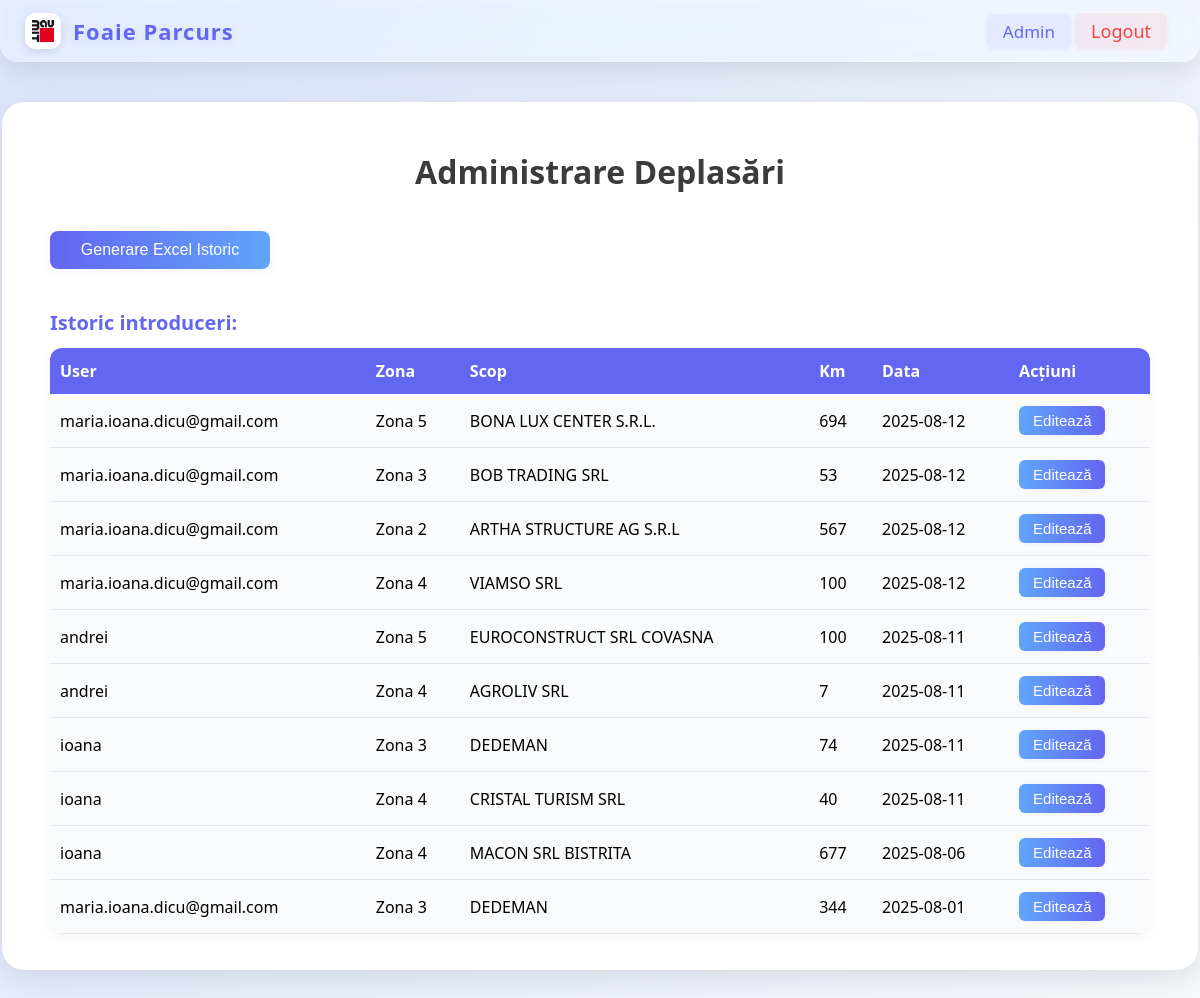
The page / (signed in) on the database its author committed.
### tables this page shows
CREATE TABLE parcurs (
            id INTEGER PRIMARY KEY AUTOINCREMENT,
            username TEXT NOT NULL,
            zona TEXT NOT NULL,
            scop TEXT,
            km INTEGER NOT NULL,
            data TEXT NOT NULL
        );

### app.py (the view, shortened to what this page needs)
@app.route('/', methods=['GET', 'POST'])
def index():
    import datetime
    if 'username' not in session:
        return redirect(url_for('login'))
    username = session['username']
    conn = sqlite3.connect(DB_NAME)
    c = conn.cursor()
    if username == 'Admin':
        c.execute('SELECT * FROM parcurs ORDER BY data DESC, id DESC')
        export_btn = True
    else:
        c.execute('SELECT * FROM parcurs WHERE username=? ORDER BY data DESC, id DESC', (username,))
        export_btn = False
    rows = c.fetchall()
    conn.close()
    today = datetime.date.today().isoformat()
    return render_template('index.html', rows=rows, username=username, today=today, export_btn=export_btn)

### templates/index.html (shortened to what this page needs)
<!DOCTYPE html>
<html lang="ro">
<head>
</head>
<body>
    {% include 'topbar.html' %}
    <div class="container">
        <h1 style="margin-top:0;">
            {% if username == 'Admin' %}
                Administrare Deplasări
            {% else %}
                Foaie Parcurs
            {% endif %}
        </h1>
        {% if export_btn %}
        <div class="excel-btn-wrapper">
        <form method="get" action="/export" style="margin-bottom: 16px;">
            <button type="submit" class="excel-btn" style="background:linear-gradient(90deg,#6366f1 0%,#60a5fa 100%);color:#fff;border:none;border-radius:8px;padding:10px 22px;font-size:16px;font-weight:500;cursor:pointer;box-shadow:0 2px 8px rgba(99,102,241,0.08);transition:background 0.2s;margin-bottom:8px;">Generare Excel Istoric</button>
        </form>
        </div>
        {% endif %}
        <div class="form-section-label" style="margin-top:32px;margin-bottom:12px;font-size:20px;color:#6366f1;font-weight:700;">Istoric introduceri:</div>
        <table>
            <tr>
                {% if username == 'Admin' %}<th>User</th>{% endif %}
                <th>Zona</th>
                <th class="scop-col">Scop</th>
                <th>Km</th>
                <th>Data</th>
                <th>Acțiuni</th>
            </tr>
            {% for row in rows %}
            <tr>
                {% if username == 'Admin' %}<td>{{ row[1] }}</td>{% endif %}
                <td>{{ row[2] }}</td>
                <td class="scop-col">{{ row[3] }}</td>
                <td>{{ row[4] }}</td>
                <td>{{ row[5] }}</td>
                <td><a href="/edit/{{ row[0] }}"><button class="edit-btn">Editează</button></a></td>
            </tr>
            {% endfor %}
        </table>
    </div>
</body>
</html>

### templates/topbar.html (shortened to what this page needs)
<div class="topbar">
    <div style="display: flex; align-items: center; min-width: 40px;">
        <a href="/" title="Acasă" style="display: flex; align-items: center; text-decoration: none; gap: 12px;">
            <img src="/static/images/bro_logo.jpg" alt="Baumit Logo" style="height:36px;border-radius:10px;box-shadow:0 2px 8px rgba(60,72,88,0.18);">
            <span style="font-weight: 700; color: #6366f1; font-size: 22px; letter-spacing: 1px; text-shadow: 0 2px 8px rgba(99,102,241,0.10);">Foaie Parcurs</span>
        </a>
    </div>
    <div class="topbar-row">
        {% if username %}
        <span style="color:#6366f1;font-weight:500;font-size:17px;background:rgba(99,102,241,0.08);padding:6px 16px;border-radius:8px;box-shadow:0 1px 4px rgba(99,102,241,0.08);text-align:left;">{{ username }}</span>
        {% endif %}
        {% if username %}
        <a href="/logout" title="Logout" style="color:#ef4444;font-size:18px;font-weight:500;text-decoration:none;background:rgba(239,68,68,0.08);padding:6px 16px;border-radius:8px;box-shadow:0 1px 4px rgba(239,68,68,0.08);transition:background 0.2s;text-align:right;">Logout</a>
        {% endif %}
    </div>
</div>

### templates/index.html (style rules this page uses)
body { font-family: 'Segoe UI', Arial, sans-serif; background: linear-gradient(120deg, #f8fafc 0%, #e0e7ff 100%); margin: 0; min-height: 100vh; }
.container { max-width: 1100px; margin: 40px auto; background: #fff; border-radius: 22px; box-shadow: 0 8px 32px rgba(60,72,88,0.16); padding: 48px 48px 36px 48px; }
h1 { text-align: center; color: #3b3b3b; margin-bottom: 38px; margin-top: 38px; }
form { display: flex; gap: 16px; margin-bottom: 24px; flex-wrap: wrap; align-items: flex-end; }
button[type="submit"] { background: linear-gradient(90deg, #6366f1 0%, #60a5fa 100%); color: #fff; border: none; border-radius: 8px; padding: 10px 22px; font-size: 16px; font-weight: 500; cursor: pointer; box-shadow: 0 2px 8px rgba(99,102,241,0.08); transition: background 0.2s; min-width: 220px; padding-left: 40px; padding-right: 40px; }
table { border-collapse: collapse; width: 100%; margin-top: 10px; background: #f9fafb; border-radius: 12px; overflow: hidden; box-shadow: 0 2px 8px rgba(60,72,88,0.07); }
th, td { padding: 12px 10px; text-align: left; }
th { background: #6366f1; color: #fff; font-weight: 600; border: none; }
tr { transition: background 0.2s; }
td { border-bottom: 1px solid #e5e7eb; }
.edit-btn { background: linear-gradient(90deg, #60a5fa 0%, #6366f1 100%); color: #fff; border: none; border-radius: 6px; padding: 6px 14px; font-size: 15px; cursor: pointer; font-weight: 500; box-shadow: 0 1px 4px rgba(99,102,241,0.08); transition: background 0.2s; }

### templates/topbar.html (style rules this page uses)
body { box-sizing: border-box; overflow-x: hidden; background: linear-gradient(120deg, #e0e7ff 0%, #f8fafc 100%); }
.topbar { width: 100vw; box-sizing: border-box; overflow-x: hidden; background: rgba(255,255,255,0.22); box-shadow: 0 8px 32px rgba(60,72,88,0.18); backdrop-filter: blur(16px) saturate(180%); -webkit-backdrop-filter: blur(16px) saturate(180%); border-radius: 0 0 18px 18px; border: 1px solid rgba(255,255,255,0.18); display: flex; align-items: center; justify-content: space-between; flex-wrap: wrap; padding: 12px 32px 12px 24px; gap: 18px; position: sticky; top: 0; z-index: 10; min-height: 54px; transition: box-shadow 0.2s; }
.topbar * { box-sizing: border-box; }

### rows shown on the page
parcurs: username "maria.ioana.dicu@gmail.com", zona "Zona 5", scop "BONA LUX CENTER S.R.L.", km "694", data "2025-08-12"
parcurs: username "maria.ioana.dicu@gmail.com", zona "Zona 3", scop "BOB TRADING SRL", km "53", data "2025-08-12"
parcurs: username "maria.ioana.dicu@gmail.com", zona "Zona 2", scop "ARTHA STRUCTURE AG S.R.L", km "567", data "2025-08-12"
parcurs: username "maria.ioana.dicu@gmail.com", zona "Zona 4", scop "VIAMSO SRL", km "100", data "2025-08-12"
parcurs: username "andrei", zona "Zona 5", scop "EUROCONSTRUCT SRL COVASNA", km "100", data "2025-08-11"
parcurs: username "andrei", zona "Zona 4", scop "AGROLIV SRL", km "7", data "2025-08-11"
parcurs: username "ioana", zona "Zona 3", scop "DEDEMAN", km "74", data "2025-08-11"
parcurs: username "ioana", zona "Zona 4", scop "CRISTAL TURISM SRL", km "40", data "2025-08-11"
parcurs: username "ioana", zona "Zona 4", scop "MACON SRL BISTRITA", km "677", data "2025-08-06"
parcurs: username "maria.ioana.dicu@gmail.com", zona "Zona 3", scop "DEDEMAN", km "344", data "2025-08-01"

### other values the page prints
{{ username }} "Admin"
